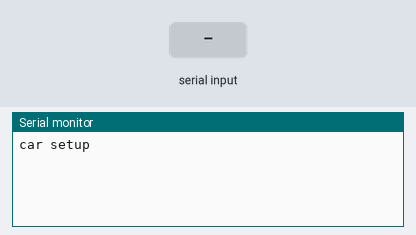
Simulated run of this sketch. Board: Arduino Uno, built with avr-gcc and run on an emulated ATmega328P. On the bench: the last lines printed to the serial monitor. The test bench sets the inputs (shaded band).

Above: at 1.2 s.
1.3 s: "1" received over the second serial link
At 1.7 s:
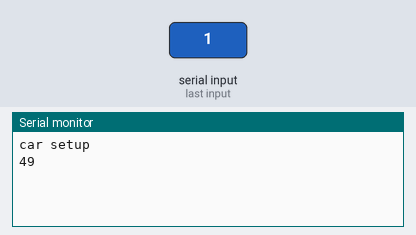
2.8 s: "0" received over the second serial link
At 4.0 s:
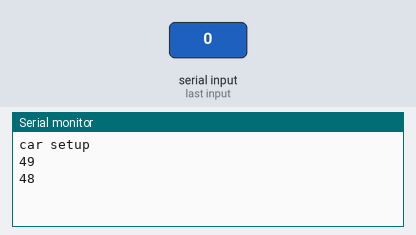
4.3 s: "2" received over the second serial link
At 5.2 s:
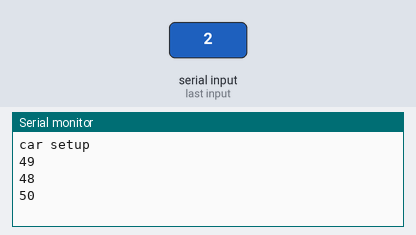

Measured:
- after the input at 1.3 s, the serial monitor: prints a new line at once (image 1)
- after the input at 2.8 s, the serial monitor: prints a new line at once (image 2)
- after the input at 4.3 s, the serial monitor: prints a new line at once (image 3)

The sketch:

SoftSerial_Receiver.ino
```cpp
#include <SoftwareSerial.h>


#define RXPIN  2
#define TXPIN  3

SoftwareSerial m = SoftwareSerial(RXPIN, TXPIN);
int v=-1;

void setup() {
  // put your setup code here, to run once:
  m.begin(9600);
  Serial.begin(9600);
  m.println("car setup");
  Serial.println("car setup");
}

void loop() {
  // put your main code here, to run repeatedly:
  if (m.available() > 0) {
    v = m.read();
  }

  if (v != -1)
  {
    m.write(v);
    Serial.println(v);
  }

  v = -1;

}
```
